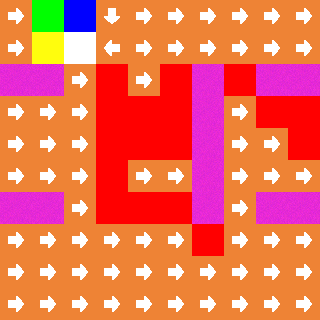

Below is a game level as drawn by its tile map, then a one-line description and the .tmx that defines it (tile-layer data replaced by summaries):
An orthogonal 10x10 tile map with 32x32 px tiles, 4 tile layers (bg, fg, meta, extras), 2 tilesets and 3 objects (playerspawn, NPC, door).

<map version="1.0" orientation="orthogonal" width="10" height="10" tilewidth="32" tileheight="32">
 <properties>
  <property name="" value="testMap3" />
  <property name="map_left" value="testMap3" />
 </properties>
 <tileset firstgid="11" name="testtiles" tilewidth="32" tileheight="32">
  <image source="testtiles.png" width="160" height="64" />
 </tileset>
 <tileset firstgid="1" name="metatiles" tilewidth="32" tileheight="32">
  <image source="metatiles.png" width="160" height="64" />
  <tile id="0">
   <properties>
    <property name="Collidable" value="True" />
   </properties>
  </tile>
  <tile id="1">
   <properties>
    <property name="Collidable" value="False" />
   </properties>
  </tile>
  <tile id="3">
   <properties>
    <property name="Collidable" value="False" />
    <property name="Transition" value="Down" />
   </properties>
  </tile>
  <tile id="4">
   <properties>
    <property name="Collidable" value="False" />
    <property name="Transition" value="Up" />
   </properties>
  </tile>
  <tile id="8">
   <properties>
    <property name="Collidable" value="False" />
    <property name="Transition" value="Left" />
   </properties>
  </tile>
  <tile id="9">
   <properties>
    <property name="Collidable" value="False" />
    <property name="Transition" value="Right" />
   </properties>
  </tile>
 </tileset>
 <layer name="bg" width="10" height="10">
  <data>[100 cells, 100 non-empty, 9 distinct tile ids]</data>
 </layer>
 <layer name="fg" width="10" height="10">
  <data>[100 cells, 0 non-empty, 0 distinct tile ids]</data>
 </layer>
 <objectgroup name="go" width="10" height="10">
  <object name="playerspawn" x="112" y="240" />
  <object name="npc_0" type="NPC" x="145" y="177">
   <properties>
    <property name="" value="text" />
    <property name="animspeed" value="0.3" />
    <property name="behaviour" value="2" />
    <property name="displayid" value="playersprite_female" />
    <property name="lookdirection" value="3" />
    <property name="movearea_x" value="4" />
    <property name="movearea_y" value="4" />
    <property name="moveinterval" value="2.0" />
    <property name="movespeed" value="0.6" />
   </properties>
  </object>
  <object name="testdoor" type="door" x="16" y="80">
   <properties>
    <property name="map" value="testMap3" />
    <property name="spawn" value="0" />
   </properties>
  </object>
 </objectgroup>
 <layer name="meta" width="10" height="10" opacity="0.23">
  <data>[100 cells, 13 non-empty, 1 distinct tile ids]</data>
 </layer>
 <layer name="extras" width="10" height="10">
  <data>[100 cells, 0 non-empty, 0 distinct tile ids]</data>
 </layer>
</map>